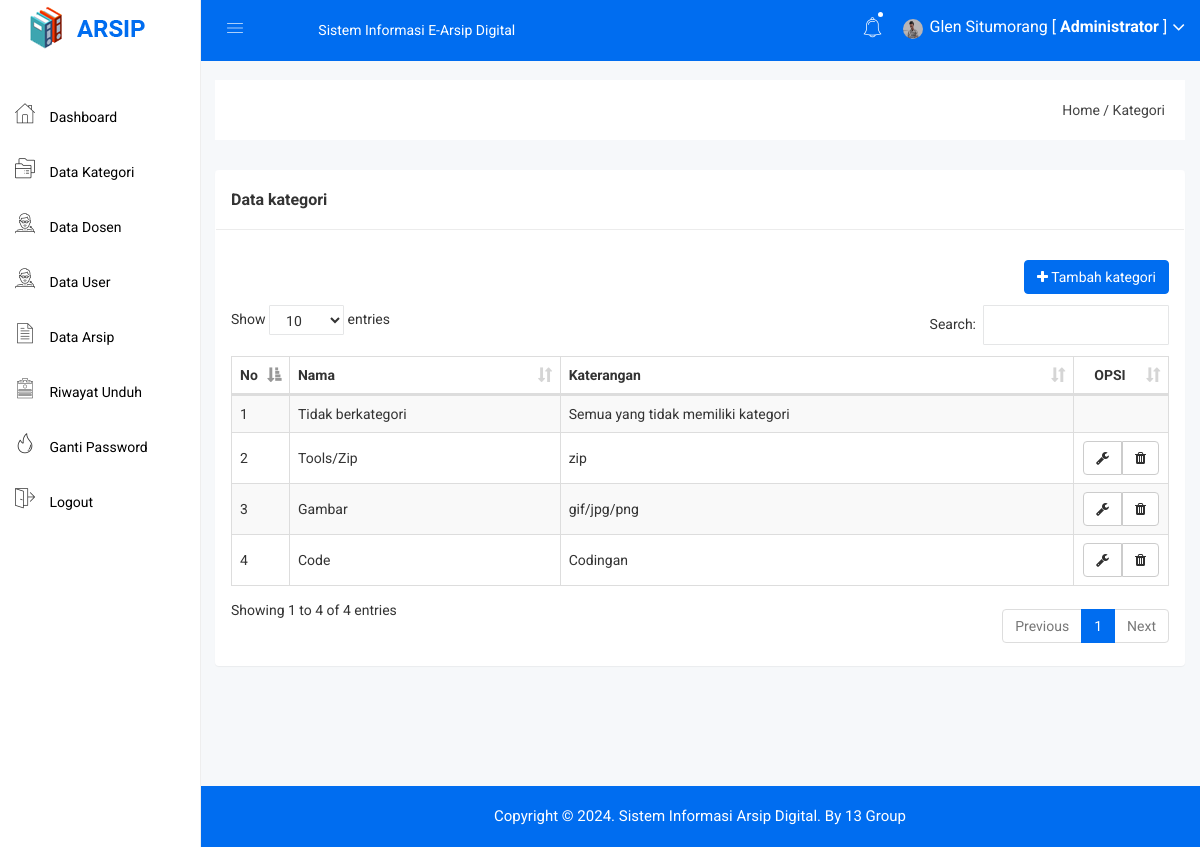
Page /admin/kategori.php (signed in) on the committed database.
### tables this page shows
CREATE TABLE `kategori` (
  `kategori_id` int NOT NULL,
  `kategori_nama` varchar(255) NOT NULL,
  `kategori_keterangan` text NOT NULL
);

### admin/kategori.php (the view, shortened to what this page needs)
<?php include 'header.php'; ?>
<div class="breadcome-area">
    <div class="container-fluid">
        <div class="row">
            <div class="col-lg-12 col-md-12 col-sm-12 col-xs-12">
                <div class="breadcome-list">
                    <div class="row">
                        <div class="col-lg-6 col-md-6 col-sm-6 col-xs-12">
                        </div>
                        <div class="col-lg-6 col-md-6 col-sm-6 col-xs-12">
                            <ul class="breadcome-menu" style="padding-top: 0px">
                                <li><a href="#">Home</a> <span class="bread-slash">/</span></li>
                                <li><span class="bread-blod">Kategori</span></li>
                            </ul>
                        </div>
                    </div>
                </div>
            </div>
        </div>
    </div>
</div>
<div class="container-fluid">
    <div class="panel panel">
        <div class="panel-heading">
            <h3 class="panel-title">Data kategori</h3>
        </div>
        <div class="panel-body">
            <div class="pull-right">
                <a href="kategori_tambah.php" class="btn btn-primary"><i class="fa fa-plus"></i> Tambah kategori</a>
            </div>
            <br>
            <br>
            <br>
            <table id="table" class="table table-bordered table-striped table-hover table-datatable">
                <thead>
                    <tr>
                        <th width="1%">No</th>
                        <th>Nama</th>
                        <th>Katerangan</th>
                        <th class="text-center" width="10%">OPSI</th>
                    </tr>
                </thead>
                <tbody>
                    <?php
                    include '../koneksi.php';
                    $no = 1;
                    $kategori = mysqli_query($koneksi,"SELECT * FROM kategori");
                    while($p = mysqli_fetch_array($kategori)){
                        ?>
                        <tr>
                            <td><?php echo $no++; ?></td>
                            <td><?php echo $p['kategori_nama'] ?></td>
                            <td><?php echo $p['kategori_keterangan'] ?></td>
                            <td class="text-center">
                                <?php
                                if($p['kategori_id'] != 1){
                                    ?>
                                    <div class="btn-group">
                                        <a href="kategori_edit.php?id=<?php echo $p['kategori_id']; ?>" class="btn btn-default"><i class="fa fa-wrench"></i></a>
                                        <a href="kategori_hapus.php?id=<?php echo $p['kategori_id']; ?>" class="btn btn-default"><i class="fa fa-trash"></i></a>
                                    </div>
                                    <?php
                                }
                                ?>
                            </td>
                        </tr>
                        <?php
                    }
                    ?>
                </tbody>
            </table>
        </div>
    </div>
</div>
<?php include 'footer.php'; ?>

### admin/header.php (shortened to what this page needs)
<!doctype html>
<html>
<head>
    <link rel="stylesheet" href="../assets/css/bootstrap.min.css">
    <link rel="stylesheet" href="../assets/css/font-awesome.min.css">
    <link rel="stylesheet" href="../assets/css/owl.carousel.css">
    <link rel="stylesheet" href="../assets/css/owl.theme.css">
    <link rel="stylesheet" href="../assets/css/owl.transitions.css">
    <link rel="stylesheet" href="../assets/css/animate.css">
    <link rel="stylesheet" href="../assets/css/normalize.css">
    <link rel="stylesheet" href="../assets/css/meanmenu.min.css">
    <link rel="stylesheet" href="../assets/css/main.css">
    <link rel="stylesheet" href="../assets/css/educate-custon-icon.css">
    <link rel="stylesheet" href="../assets/css/morrisjs/morris.css">
    <link rel="stylesheet" href="../assets/css/scrollbar/jquery.mCustomScrollbar.min.css">
    <link rel="stylesheet" href="../assets/css/metisMenu/metisMenu.min.css">
    <link rel="stylesheet" href="../assets/css/metisMenu/metisMenu-vertical.css">
    <link rel="stylesheet" href="../assets/css/calendar/fullcalendar.min.css">
    <link rel="stylesheet" href="../assets/css/calendar/fullcalendar.print.min.css">
    <link rel="stylesheet" href="../assets/style.css">
    <link rel="stylesheet" href="../assets/css/responsive.css">
    <link rel="stylesheet" href="../assets/css/style.css">
    <link rel="stylesheet" type="text/css" href="../assets/js/DataTables/datatables.css">
    <?php
    include '../koneksi.php';
    ?>
</head>
<body>
    <div class="left-sidebar-pro">
        <nav id="sidebar" class="">
            <div class="sidebar-header">
                <a href="index.html"><img class="main-logo" src="../assets/img/logo/logo.png" alt="" /></a>
            </div>
            <div class="left-custom-menu-adp-wrap comment-scrollbar">
                <nav class="sidebar-nav left-sidebar-menu-pro" style="margin-top: 30px">
                    <ul class="metismenu" id="menu1">
                        <li class="active">
                            <a href="index.php">
                                <span class="educate-icon educate-home icon-wrap"></span>
                                <span class="mini-click-non">Dashboard</span>
                            </a>
                        </li>
                        <li>
                            <a href="kategori.php" aria-expanded="false"><span class="educate-icon educate-course icon-wrap sub-icon-mg" aria-hidden="true"></span> <span class="mini-click-non">Data Kategori</span></a>
                        </li>
                        <li>
                            <a href="petugas.php" aria-expanded="false"><span class="educate-icon educate-professor icon-wrap sub-icon-mg" aria-hidden="true"></span> <span class="mini-click-non">Data Dosen</span></a>
                        </li>
                        <li>
                            <a href="user.php" aria-expanded="false"><span class="educate-icon educate-professor icon-wrap sub-icon-mg" aria-hidden="true"></span> <span class="mini-click-non">Data User</span></a>
                        </li>
                        <li>
                            <a href="arsip.php" aria-expanded="false"><span class="educate-icon educate-data-table icon-wrap sub-icon-mg" aria-hidden="true"></span> <span class="mini-click-non">Data Arsip</span></a>
                        </li>
                        <li>
                            <a href="riwayat.php" aria-expanded="false"><span class="educate-icon educate-form icon-wrap sub-icon-mg" aria-hidden="true"></span> <span class="mini-click-non">Riwayat Unduh</span></a>
                        </li>
                        <li>
                            <a href="gantipassword.php" aria-expanded="false"><span class="educate-icon educate-danger icon-wrap sub-icon-mg" aria-hidden="true"></span> <span class="mini-click-non">Ganti Password</span></a>
                        </li>
                        <li>
                            <a href="logout.php" aria-expanded="false"><span class="educate-icon educate-pages icon-wrap sub-icon-mg" aria-hidden="true"></span> <span class="mini-click-non">Logout</span></a>
                        </li>
                    </ul>
                </nav>
            </div>
        </nav>
    </div>
    <div class="all-content-wrapper">
        <div class="container-fluid">
            <div class="row">
                <div class="col-lg-12 col-md-12 col-sm-12 col-xs-12">
                    <div class="logo-pro">
                        <a href="index.html"><img class="main-logo" src="../assets/img/logo/logo.png" alt="" /></a>
                    </div>
                </div>
            </div>
        </div>
        <div class="header-advance-area">
            <div class="header-top-area">
                <div class="container-fluid">
                    <div class="row">
                        <div class="col-lg-12 col-md-12 col-sm-12 col-xs-12">
                            <div class="header-top-wraper">
                                <div class="row">
                                    <div class="col-lg-1 col-md-0 col-sm-12 col-xs-12">
                                        <div class="menu-switcher-pro">
                                            <button type="button" id="sidebarCollapse" class="btn bar-button-pro header-drl-controller-btn btn-info navbar-btn">
                                                <i class="educate-icon educate-nav"></i>
                                            </button>
                                        </div>
                                    </div>
                                    <div class="col-lg-5 col-md-6 col-sm-12 col-xs-12">
                                        <div class="header-top-menu tabl-d-n">
                                            <ul class="nav navbar-nav mai-top-nav">
                                                <li class="nav-item"><a href="#" class="nav-link">Sistem Informasi E-Arsip Digital</a></li>
                                            </ul>
                                        </div>
                                    </div>
                                    <div class="col-lg-6 col-md-6 col-sm-12 col-xs-12">
                                        <div class="header-right-info">
                                            <ul class="nav navbar-nav mai-top-nav header-right-menu">
                                                <li class="nav-item">
                                                    <a href="#" data-toggle="dropdown" role="button" aria-expanded="false" class="nav-link dropdown-toggle"><i class="educate-icon educate-bell" aria-hidden="true"></i><span class="indicator-nt"></span></a>
                                            </li>
                                            <li class="nav-item">
                                                <a href="#" data-toggle="dropdown" role="button" aria-expanded="false" class="nav-link dropdown-toggle">
                                                    <?php
                                                    $id_admin = $_SESSION['id'];
                                                    $profil = mysqli_query($koneksi,"select * from admin where admin_id='$id_admin'");
                                                    $profil = mysqli_fetch_assoc($profil);
                                                    if($profil['admin_foto'] == ""){
                                                      ?>
                                                      <img src="../gambar/sistem/user.png" style="width: 20px;height: 20px">
                                                  <?php }else{ ?>
                                                    <img src="../gambar/admin/<?php echo $profil['admin_foto'] ?>" style="width: 20px;height: 20px">
                                                <?php } ?>
                                                <span class="admin-name"><?php echo $_SESSION['nama']; ?> [ <b>Administrator</b> ]</span>
                                                <i class="fa fa-angle-down edu-icon edu-down-arrow"></i>
                                            </a>
                                        </li>
                                    </ul>
                                </div>
                            </div>
                        </div>
                    </div>
                </div>
            </div>
        </div>
    </div>
</div>

### assets/css/main.css (style rules this page uses)
html { color: #222; font-size: 1em; line-height: 1.4; }
audio, canvas, iframe, img, svg, video { vertical-align: middle; }

### assets/css/metisMenu/metisMenu-vertical.css (style rules this page uses)
.sidebar-nav { background: #fff; }
.sidebar-nav ul { padding: 0; margin: 0; list-style: none; background: #f5f5f5; }
.sidebar-nav .metismenu { background: #fff; display: -webkit-box; display: -ms-flexbox; display: flex; -webkit-box-orient: vertical; -webkit-box-direction: normal; -ms-flex-direction: column; flex-direction: column; }
.sidebar-nav .metismenu li + li { margin-top: 5px; }
.sidebar-nav .metismenu li:last-child { margin-bottom: 5px; }
.sidebar-nav .metismenu > li { display: -webkit-box; display: -ms-flexbox; display: flex; -webkit-box-orient: vertical; -webkit-box-direction: normal; -ms-flex-direction: column; flex-direction: column; position: relative; }
.sidebar-nav .metismenu a { position: relative; display: block; padding: 13px 15px; color: #444; outline-width: 0; transition: all .3s ease-out; font-size:16px; font-weight:400; }
.sidebar-nav .metismenu li .icon-wrap { margin-right:5px; font-size:20px; color:#303030; }
.sidebar-nav .metismenu li .sub-icon-mg { margin-right:5px; font-size:16px; }

### assets/css/style.css (style rules this page uses)
table .btn { margin: 0px !important; }
.btn-primary { background: #006df0; color: white !important; border: 1px solid #006df0; }
.panel-heading { padding: 20px 15px; border-bottom: 1px solid #ececec; }
.sidebar-nav .metismenu a { position: relative; display: block; padding: 13px 15px; color: #000; outline-width: 0; transition: all .3s ease-out; font-size: 14px; font-weight: 400; }
.sidebar-nav .metismenu a > .icon-wrap { font-size: 20px; margin-right: 11px; }
#sidebar { border-right: 1px solid #eee; }
.all-content-wrapper { min-height: 500px; }
td { vertical-align: middle !important; }

### assets/js/DataTables/datatables.css (style rules this page uses)
table.dataTable { clear: both; margin-top: 6px !important; margin-bottom: 6px !important; max-width: none !important; border-collapse: separate !important; }
table.dataTable td, table.dataTable th { -webkit-box-sizing: content-box; box-sizing: content-box; }
table.dataTable thead > tr > th.sorting_asc, table.dataTable thead > tr > th.sorting_desc, table.dataTable thead > tr > th.sorting, table.dataTable thead > tr > td.sorting_asc, table.dataTable thead > tr > td.sorting_desc, table.dataTable thead > tr > td.sorting { padding-right: 30px; }
table.dataTable thead .sorting, table.dataTable thead .sorting_asc, table.dataTable thead .sorting_desc, table.dataTable thead .sorting_asc_disabled, table.dataTable thead .sorting_desc_disabled { cursor: pointer; position: relative; }
table.dataTable thead .sorting:after, table.dataTable thead .sorting_asc:after, table.dataTable thead .sorting_desc:after, table.dataTable thead .sorting_asc_disabled:after, table.dataTable thead .sorting_desc_disabled:after { position: absolute; bottom: 8px; right: 8px; display: block; font-family: 'Glyphicons Halflings'; opacity: 0.5; }
table.dataTable thead .sorting:after { opacity: 0.2; content: "\e150"; }
table.dataTable thead .sorting_asc:after { content: "\e155"; }
table.table-bordered.dataTable th, table.table-bordered.dataTable td { border-left-width: 0; }
table.table-bordered.dataTable th:last-child, table.table-bordered.dataTable th:last-child, table.table-bordered.dataTable td:last-child, table.table-bordered.dataTable td:last-child { border-right-width: 0; }
table.table-bordered.dataTable tbody th, table.table-bordered.dataTable tbody td { border-bottom-width: 0; }

### rows in the picture
kategori: kategori_nama "Tidak berkategori", kategori_keterangan "Semua yang tidak memiliki kategori"
kategori: kategori_nama "Tools/Zip", kategori_keterangan "zip"
kategori: kategori_nama "Gambar", kategori_keterangan "gif/jpg/png"
kategori: kategori_nama "Code", kategori_keterangan "Codingan"

### other values in the picture
$_SESSION['nama'] "Glen Situmorang"
